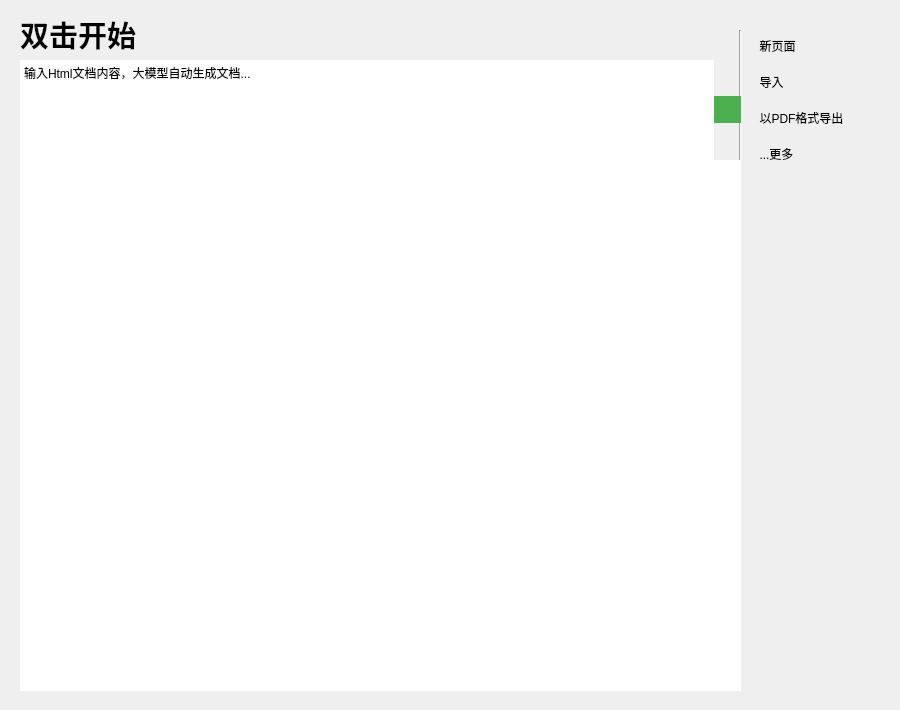
    <widget class="QWidget" name="html">
     <widget class="QWidget" name="widget_20" native="true">
      <property name="geometry">
       <rect>
        <x>740</x>
        <y>30</y>
        <width>151</width>
        <height>143</height>
       </rect>
      </property>
      <layout class="QVBoxLayout" name="verticalLayout_16">
       <property name="leftMargin">
        <number>11</number>
       </property>
       <item>
        <widget class="QToolButton" name="toolButton_128">
         <property name="styleSheet">
          <string notr="true">QToolButton {
    border: none;
    padding: 4px;
}
QToolButton:hover {
	color: rgb(0, 100, 255);
}

QToolButton:pressed {
	color: rgb(0, 100, 255);
}</string>
         </property>
         <property name="text">
          <string>新页面</string>
         </property>
         <property name="icon">
          <iconset theme="QIcon::ThemeIcon::FolderNew"/>
         </property>
         <property name="toolButtonStyle">
          <enum>Qt::ToolButtonStyle::ToolButtonTextBesideIcon</enum>
         </property>
        </widget>
       </item>
       <item>
        <widget class="QToolButton" name="toolButton_129">
         <property name="styleSheet">
          <string notr="true">QToolButton {
    border: none;
    padding: 4px;
}

QToolButton:hover {
	color: rgb(0, 100, 255);
}

QToolButton:pressed {
	color: rgb(0, 100, 255);

}</string>
         </property>
         <property name="text">
          <string>导入</string>
         </property>
         <property name="icon">
          <iconset theme="QIcon::ThemeIcon::DocumentOpen"/>
         </property>
         <property name="toolButtonStyle">
          <enum>Qt::ToolButtonStyle::ToolButtonTextBesideIcon</enum>
         </property>
        </widget>
       </item>
       <item>
        <widget class="QToolButton" name="toolButton_130">
         <property name="styleSheet">
          <string notr="true">QToolButton {
    border: none;
    padding: 4px;
}

QToolButton:hover {
	color: rgb(0, 100, 255);
}

QToolButton:pressed {
	color: rgb(0, 100, 255);
}</string>
         </property>
         <property name="text">
          <string>以PDF格式导出</string>
         </property>
         <property name="icon">
          <iconset theme="QIcon::ThemeIcon::DocumentSaveAs"/>
         </property>
         <property name="toolButtonStyle">
          <enum>Qt::ToolButtonStyle::ToolButtonTextBesideIcon</enum>
         </property>
        </widget>
       </item>
       <item>
        <widget class="QToolButton" name="toolButton_131">
         <property name="styleSheet">
          <string notr="true">QToolButton {
    border: none;
    padding: 4px;
}

QToolButton:hover {
	color: rgb(0, 100, 255);
}

QToolButton:pressed {
color: rgb(0, 100, 255);}</string>
         </property>
         <property name="text">
          <string>...更多</string>
         </property>
        </widget>
       </item>
      </layout>
     </widget>
     <widget class="Line" name="line_7">
      <property name="geometry">
       <rect>
        <x>730</x>
        <y>30</y>
        <width>20</width>
        <height>141</height>
       </rect>
      </property>
      <property name="orientation">
       <enum>Qt::Orientation::Vertical</enum>
      </property>
     </widget>
     <widget class="QWidget" name="widget_22" native="true">
      <property name="geometry">
       <rect>
        <x>-10</x>
        <y>0</y>
        <width>751</width>
        <height>701</height>
       </rect>
      </property>
      <layout class="QVBoxLayout" name="verticalLayout_17">
       <property name="spacing">
        <number>0</number>
       </property>
       <property name="leftMargin">
        <number>30</number>
       </property>
       <property name="topMargin">
        <number>10</number>
       </property>
       <property name="bottomMargin">
        <number>10</number>
       </property>
       <item>
        <widget class="QLabel" name="label_15">
         <property name="minimumSize">
          <size>
           <width>709</width>
           <height>50</height>
          </size>
         </property>
         <property name="maximumSize">
          <size>
           <width>10000</width>
           <height>50</height>
          </size>
         </property>
         <property name="styleSheet">
          <string notr="true">QLabel {
  border: none;
    margin: 0px;
    padding: 0px;
}</string>
         </property>
         <property name="text">
          <string>&lt;html&gt;&lt;head/&gt;&lt;body&gt;&lt;p&gt;&lt;span style=&quot; font-size:22pt; font-weight:700;&quot;&gt;双击开始&lt;/span&gt;&lt;/p&gt;&lt;/body&gt;&lt;/html&gt;</string>
         </property>
        </widget>
       </item>
       <item>
        <widget class="QWidget" name="widget_23" native="true">
         <layout class="QHBoxLayout" name="horizontalLayout_7">
          <property name="spacing">
           <number>0</number>
          </property>
          <property name="leftMargin">
           <number>0</number>
          </property>
          <property name="topMargin">
           <number>0</number>
          </property>
          <property name="rightMargin">
           <number>0</number>
          </property>
          <property name="bottomMargin">
           <number>0</number>
          </property>
          <item>
           <widget class="QTextEdit" name="textEdit_7">
            <property name="sizePolicy">
             <sizepolicy hsizetype="Expanding" vsizetype="Fixed">
              <horstretch>0</horstretch>
              <verstretch>0</verstretch>
             </sizepolicy>
            </property>
            <property name="minimumSize">
             <size>
              <width>0</width>
              <height>100</height>
             </size>
            </property>
            <property name="maximumSize">
             <size>
              <width>16777215</width>
              <height>100</height>
             </size>
            </property>
            <property name="styleSheet">
             <string notr="true">border:none;</string>
            </property>
            <property name="html">
             <string>&lt;!DOCTYPE HTML PUBLIC &quot;-//W3C//DTD HTML 4.0//EN&quot; &quot;http://www.w3.org/TR/REC-html40/strict.dtd&quot;&gt;
&lt;html&gt;&lt;head&gt;&lt;meta name=&quot;qrichtext&quot; content=&quot;1&quot; /&gt;&lt;meta charset=&quot;utf-8&quot; /&gt;&lt;style type=&quot;text/css&quot;&gt;
p, li { white-space: pre-wrap; }
hr { height: 1px; border-width: 0; }
li.unchecked::marker { content: &quot;\2610&quot;; }
li.checked::marker { content: &quot;\2612&quot;; }
&lt;/style&gt;&lt;/head&gt;&lt;body style=&quot; font-family:'Microsoft YaHei UI'; font-size:9pt; font-weight:400; font-style:normal;&quot;&gt;
&lt;p style=&quot; margin-top:0px; margin-bottom:0px; margin-left:0px; margin-right:0px; -qt-block-indent:0; text-indent:0px;&quot;&gt;输入Html文档内容，大模型自动生成文档...&lt;/p&gt;&lt;/body&gt;&lt;/html&gt;</string>
            </property>
           </widget>
          </item>
          <item>
           <widget class="QToolButton" name="toolButton_5">
            <property name="styleSheet">
             <string notr="true">QToolButton {
    border: none;
    background-color: #4CAF50;  /* 背景色 */
    color: white;               /* 文字颜色 */
    padding: 4px;
}

QToolButton:hover {
    background-color: #45a049;  /* 悬停状态 */
}

QToolButton:pressed {
    background-color: #3d8b40;  /* 按下状态 */
}</string>
            </property>
            <property name="text">
             <string/>
            </property>
            <property name="icon">
             <iconset theme="QIcon::ThemeIcon::MediaPlaybackStart"/>
            </property>
           </widget>
          </item>
         </layout>
        </widget>
       </item>
       <item>
        <widget class="QTextEdit" name="textEdit_8">
         <property name="styleSheet">
          <string notr="true">border:none;</string>
         </property>
        </widget>
       </item>
      </layout>
     </widget>
    </widget>
